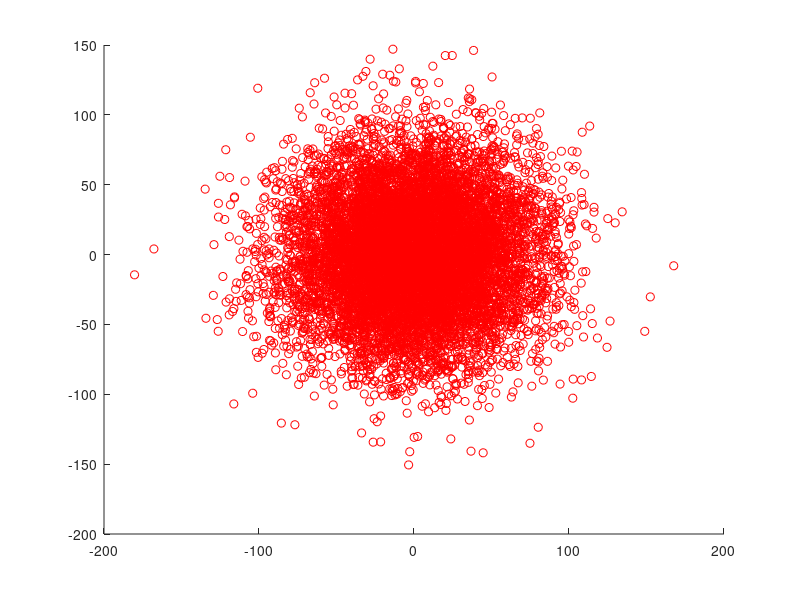

MATLAB code to generate this figure:
close all;
num = 40;
% R = (rand(2,2) - 0.5)*num;
R = (eye(2,2))*num;
R = R*R';

for i = 1:10000
    P(:,i) = mvnrnd([0;0], R)';
end

figure(1)
hold on
plot(P(1,:),P(2,:),'or');
